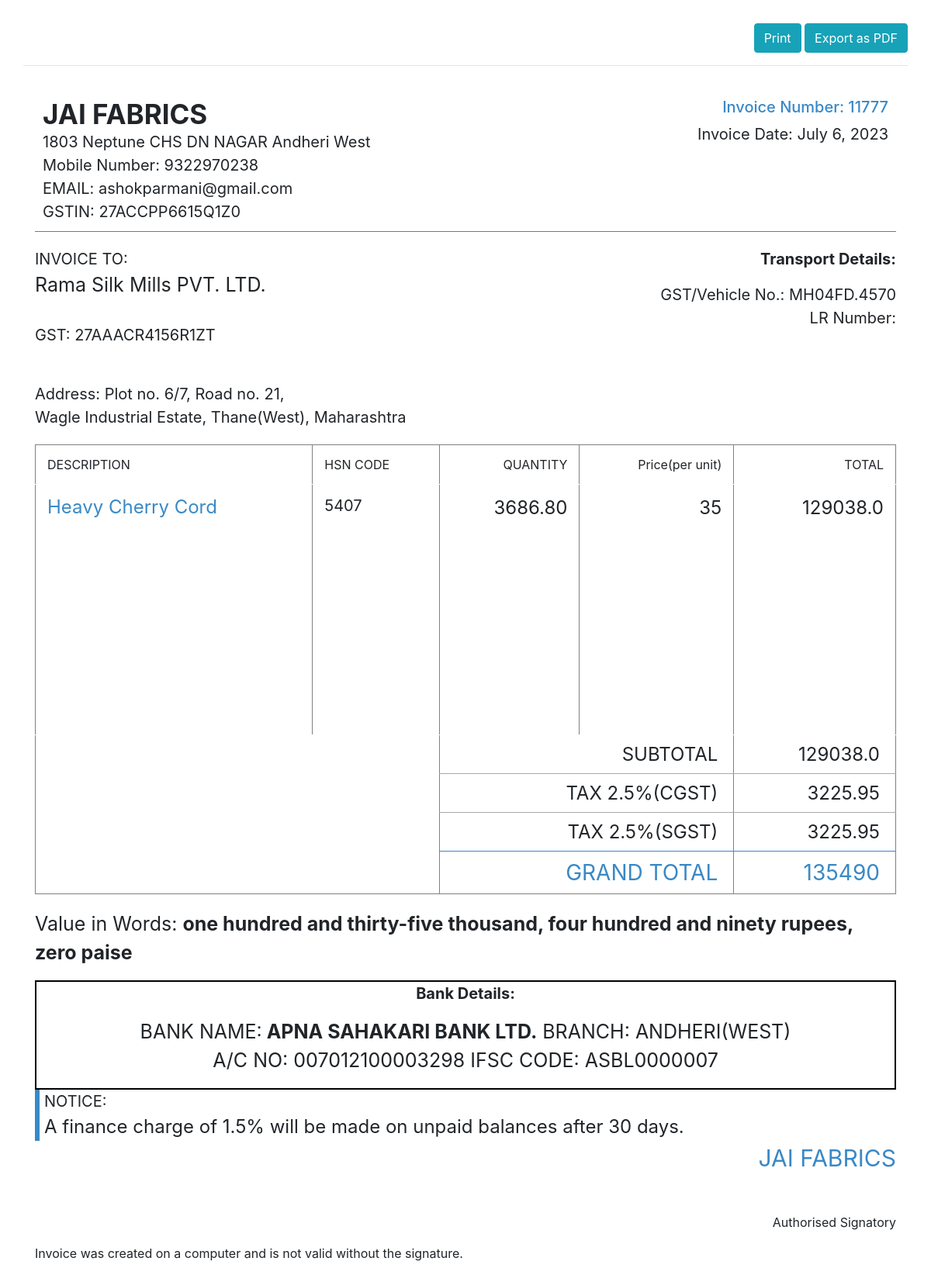
The app's page /getSaleBill/1308/, older data.
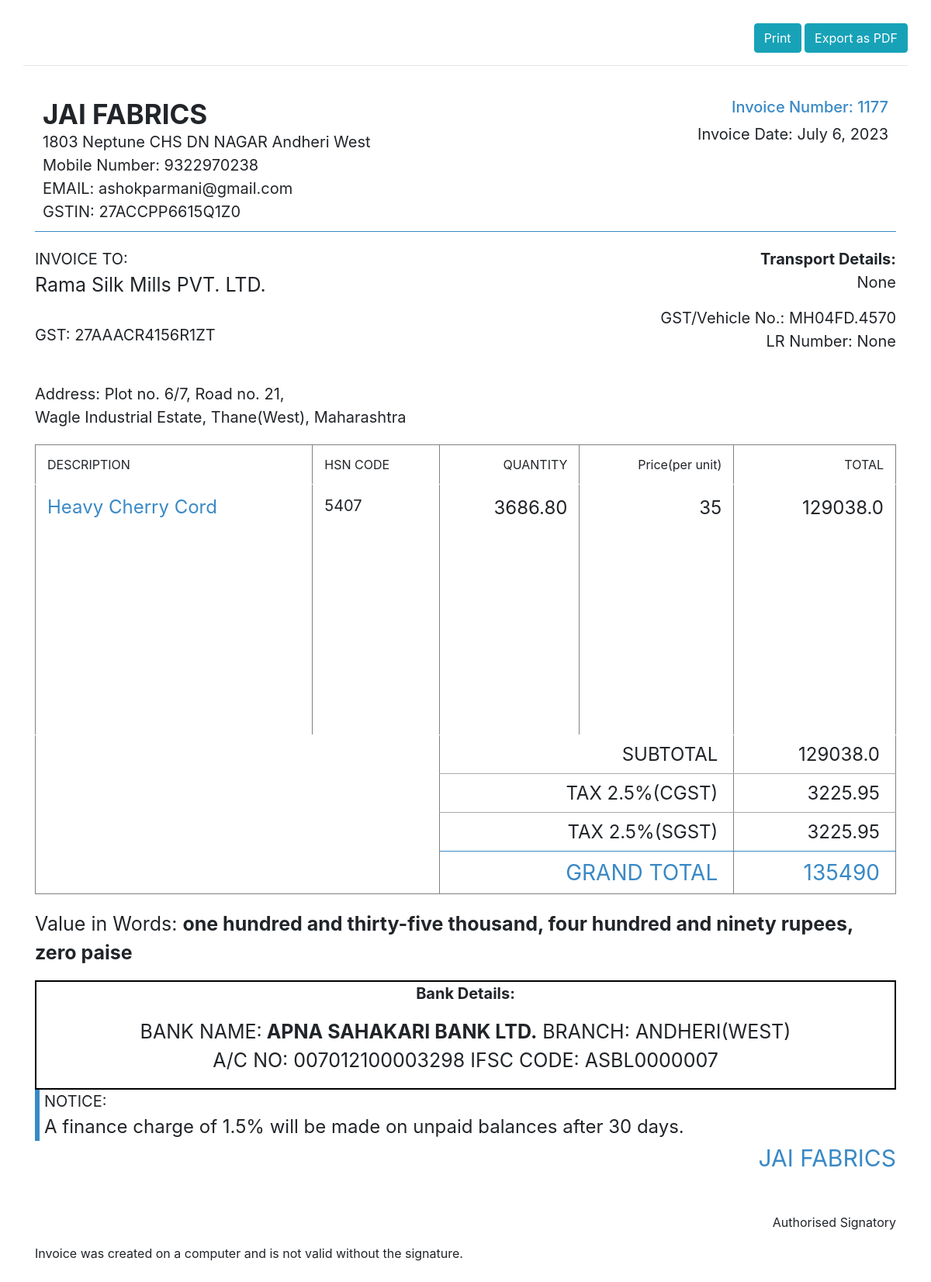
The same page, newer data.
### InvoiceGeneration/models.py (models this page shows, shortened)
class SaleModel(models.Model):
    invoiceNumber = models.CharField(max_length = 15)
    invoiceDate = models.DateField(blank=True, null=True)
    custName = models.CharField(max_length = 40)
    custGST = models.CharField(max_length = 15)
    itemName = models.CharField(max_length = 20)
    HSN_CODE = models.CharField(max_length=10, default=5407)
    quantity = models.CharField(max_length = 10)
    pricePerUnit = models.CharField(max_length = 5)
    subtotal = models.CharField(max_length = 10)
    gstType =   models.CharField(max_length = 10)
    IGST = models.CharField(max_length = 10, default = '0')
    CGST = models.CharField(max_length = 10, default = '0')
    SGST = models.CharField(max_length = 10, default = '0')
    total =models.CharField(max_length = 10)
    transportName = models.CharField(max_length = 25, default='-', blank=True, null=True)
    transportGSTOrVehicleNumber = models.CharField(max_length = 15, default='-', blank=True, null=True)
    LR_NO = models.CharField(max_length = 10, default='-', blank=True, null=True)

class CustomerModel(models.Model):
    custName = models.CharField(max_length = 40)
    custGST = models.CharField(max_length = 15)
    address1 = models.CharField(max_length = 50)
    address2 = models.CharField(max_length = 70)
    gstType = models.CharField(max_length =10)
    email_id = models.EmailField(max_length=254, default="ashokparmani@gmail.com")

### InvoiceGeneration/views.py (the view)
# urls.py: path("getSaleBill/<str:pk>/", views.getSaleBill, name="getBill"),
def getSaleBill(request, pk):
    global custAddress1
    global custAddress
    global TransportName
    global LR_NO
    global GSTType
    global invoiceNumber
    global finalList
    global subtotal
    global total
    global custDetails
    global Date
    global transportDetails
    global HSN_Code
    global totalFigureNo
    global GSTPERCENTAGE
    global tax
    bill = SaleModel.objects.get(id = pk)
    custName = bill.custName
    try:
                custAddress1 = CustomerModel.objects.values('address1').filter(custName=custName)
                custAddress2 =  CustomerModel.objects.values('address2').filter(custName=custName)
                custEmail =  CustomerModel.objects.values('email_id').filter(custName=custName)
    except Exception as e:
        return HttpResponse(e, 'hi')
    custAddress1 = custAddress1[0]['address1']
    custAddress2 = custAddress2[0]['address2']
    TransportName = bill.transportName
    LR_NO = bill.LR_NO
    GSTType = bill.gstType
    invoiceNumber = bill.invoiceNumber
    finalList = [[bill.itemName, bill.quantity, bill.pricePerUnit, bill.subtotal]]
    subtotal = bill.subtotal
    total = bill.total
    custDetails = [bill.custGST, custName]
    Date = bill.invoiceDate
    transportDetails = [ "GST/Vehicle No.",bill.transportGSTOrVehicleNumber]
    HSN_CODE = bill.HSN_CODE
    totalFigureNo = float(total)
    from num2words import num2words
    totalFigure=num2words(totalFigureNo, to = 'currency', lang='en', currency ='INR'  )
    GSTPERCENTAGE = HSN_CODE_TAX[str(HSN_CODE)]
    tax = round(float(subtotal)*1.0/100*GSTPERCENTAGE, 2)
    if(not GSTType == "IGST"):
        GSTPERCENTAGE /= 2
    GSTPERCENTAGE = int(GSTPERCENTAGE) if GSTPERCENTAGE %  1 == 0 else float(GSTPERCENTAGE)
    return render(request, 'bill.html',{'TransportName': TransportName, 'lrno':LR_NO, 'GSTType':GSTType,'invoiceNumber':invoiceNumber,'finalList' : finalList,
    'subtotal':subtotal ,'total':total, 'tax':tax, 'customerName':custDetails[1],'custGST':custDetails[0], 'totalFigure':totalFigure, 'invoiceDate': Date,'choice': transportDetails[0],
    'custAddress1':custAddress1,'custAddress2':custAddress2, 'choiceInfo':transportDetails[1], 'HSN_CODE':HSN_CODE, 'GSTPERCENTAGE':GSTPERCENTAGE})

### InvoiceGeneration/templatetags/customFilter.py (called while the page is built)
@register.filter
def div(value, div):
    return round((value / div), 2)

### InvoiceGeneration/templates/bill.html (shortened to what this page needs)
{% load static %}
{% load customFilter %}
<link href="//maxcdn.bootstrapcdn.com/bootstrap/4.1.1/css/bootstrap.min.css" rel="stylesheet" id="bootstrap-css">
<link rel="stylesheet" href="{% static 'stylesheet.css'%}">
<div id="invoice">
    <div class="toolbar hidden-print">
        <div class="text-right">
             <a href="{% url 'finalBill' %}"><button id="printInvoice" class="btn btn-info"> Print</button></a>
            <button class="btn btn-info"> Export as PDF</button>
        </div>
        <hr>
    </div>
    <div class="invoice overflow-auto">
        <div style="min-width: 600px">
            <header>
                <div class="row">
                    <div class="col company-details">
                        <h2 class="name">
                            <a>
                        <div class="mainTitle">
                            <b>JAI FABRICS</b>
</div>
                            </a>
                        </h2>
                        <div>1803 Neptune CHS DN NAGAR Andheri West</div>
                        <div>Mobile Number: 9322970238</div>
                        <div>EMAIL: ashokparmani@gmail.com</div>
                        <div>GSTIN: 27ACCPP6615Q1Z0</div>
                    </div>
                    <div class="col invoice-details">
                        <h1 class="invoice-id">Invoice Number: {{invoiceNumber}}</h1>
                        <div class="date">Invoice Date: {{invoiceDate}}</div>
                    </div>
                </div>
            </header>
            <main>
                <div class="row contacts">
                    <div class="col invoice-to">
                        <div class="text-gray-light">INVOICE TO:</div>
                        <div class="custName">
                        <p class="to">{{customerName}}
                        </div>
                        <br>GST: {{custGST}}</p>
                        <br>Address: {{custAddress1}}
                    <br>{{custAddress2}}
                    </div>
                    <div class="col invoice-details transport">
                      <strong>Transport Details:</strong>
                      <p>{{TransportName}}</p>
                        <div class=''>{{choice}}: {{choiceInfo}}</div>
                      <p>LR Number: {{lrno}}</p>
                    </div>
                </div>
                <table border="1" cellspacing="0" cellpadding="0">
                    <thead>
                        <tr>
                            <th class="text-left">DESCRIPTION</th>
                              <th>HSN CODE</th>
                            <th class="text-right">QUANTITY</th>
                            <th class="text-right">Price(per unit)</th>
                            <th class="text-right">TOTAL</th>
                        </tr>
                    </thead>
                    <tbody>
                      {% for i in finalList %}
                        <tr>
                            <td class="text-left" ><h3>
                              {{  i.0 }}
                                </h3>
                            </td>
                            <td>{{HSN_CODE}}</td>
                            <td class="unit">{{i.1}}</td>
                            <td class="qty">{{i.2}}</td>
                            <td class="total">{{i.3}}</td>
                        </tr>
                        {% endfor  %}
                    <tfoot>
                        <tr>
                            <td colspan="2"></td>
                            <td colspan="2">SUBTOTAL</td>
                            <td>{{subtotal}}</td>
                        </tr>
                        {% if GSTType == 'IGST' %}
                        <tr>
                            <td colspan="2"></td>
                            <td colspan="2">TAX  {{GSTPERCENTAGE}}%(IGST)</td>
                            <td>{{tax}}</td>
                        </tr>
                        {% else %}
                        <tr>
                            <td colspan="2"></td>
                            <td colspan="2">TAX {{GSTPERCENTAGE}}%(CGST)</td>
                            <td>{{tax|div:2}}</td>
                        </tr>
                        <tr>
                            <td colspan="2"></td>
                            <td colspan="2">TAX {{GSTPERCENTAGE}}%(SGST)</td>
                            <td>{{tax|div:2}}</td>
                        </tr>
                        {% endif %}
                        <tr>
                            <td colspan="2"></td>
                            <td colspan="2">GRAND TOTAL</td>
                            <td>{{total}}</td>
                        </tr>
                    </tfoot>
                </table>
                <p id="value">Value in Words: <strong>{{totalFigure}}</strong> </p>
                <div class="bankDetails" border='1'>
                  <strong id='title'>Bank Details:</strong>
                  <p></p>BANK NAME:<strong> APNA SAHAKARI BANK LTD.</strong> BRANCH:<strong></strong> ANDHERI(WEST)
                  <p>            A/C NO: 007012100003298 IFSC CODE: ASBL0000007  </p>
                </div>
                <div class="notices">
                    <div>NOTICE:</div>
                    <div class="notice">A finance charge of 1.5% will be made on unpaid balances after 30 days.</div>
                </div>
                <div class="signature" align="right">
                  JAI FABRICS
                </div>
                <br>
                <br>
                <p id='auth' align="right">Authorised Signatory</p>
                          Invoice was created on a computer and is not valid without the signature.
            </main>
        </div>
    </div>
</div>

### InvoiceGeneration/static/stylesheet.css (style rules this page uses)
#invoice { padding: 30px; }
.invoice { position: relative; background-color: #FFFF; min-height: 680px; padding: 15px }
th { font-size: 25px; }
.mainTitle { font-size: 35px; }
table { height: 580px; }
.invoice header { padding: 10px; margin-bottom: 20px; border-bottom: 1px solid #3989c6 }
.invoice .company-details { text-align: left; font-size: 20px; }
.invoice .company-details .name { margin-top: 0; margin-bottom: 0; }
.invoice .contacts { margin-bottom: 20px; font-size: 25px; }
.invoice .invoice-to { text-align: left }
.invoice-to { font-size: 20px; }
.invoice .invoice-to .to { margin-top: 0; margin-bottom: 0 }
.invoice .invoice-details { text-align: right }
.custName { font-size: 25px; }
#auth { font-size: 20 px; }
.invoice .invoice-details .invoice-id { margin-top: 0; color: #3989c6 }
.invoice-id { font-size: 20px; }
.transport { font-size: 20px }
.invoice main { padding-bottom: 50px }
.date { font-size: 20px; }
table { font-size: 20px; }
.invoice main .notices { padding-left: 6px; border-left: 6px solid #3989c6 }
.notices { font-size: 20px; }
.invoice main .notices .notice { font-size: 1.2em }
.invoice table { width: 100%; border-collapse: collapse; border-spacing: 0; margin-bottom: 20px }
.invoice table td,.invoice table th { padding: 15px; border-bottom: 1px solid #fff; }
.bankDetails { font-size: 25px; text-align: center; border:2px solid black; }
.signature { font-style: bold; color: #3989c6; font-size: 30px; }
#title { font-size: 20px; }
#value { font-size: 25px; }
td { align-items: flex-start; padding-top: 0px; vertical-align: top; }
.invoice table th { white-space: nowrap; font-weight: 400; font-size: 16px }
.invoice table td h3 { margin: 0; font-weight: 400; color: #3989c6; font-size: 1.2em }
.invoice table .qty,.invoice table .total,.invoice table .unit { text-align: right; font-size: 1.2em }
tr { border: bold 10px black; align-items: top; }
td { border: bold 10px black; }
.invoice table tbody tr:last-child td { border: bold 10px black; }
.invoice table tfoot td { background: 0 0; border-bottom: none; white-space: nowrap; text-align: right; padding: 10px 20px; font-size: 1.2em; border-top: 1px solid #aaa }
.invoice table tfoot tr:first-child td { border-top: none }
.invoice table tfoot tr:last-child td { color: #3989c6; font-size: 1.4em; border-top: 1px solid #3989c6 }
.invoice table tfoot tr td:first-child { border: none }

Row changes from the older to the newer data that the page shows:
changed SaleModel "Rama Silk Mills PVT. LTD.": invoiceNumber "11777" → "1177"
Text that changed along with them:
{{ TransportName }}: (not shown) → "None"
{{ lrno }}: (not shown) → "None"
